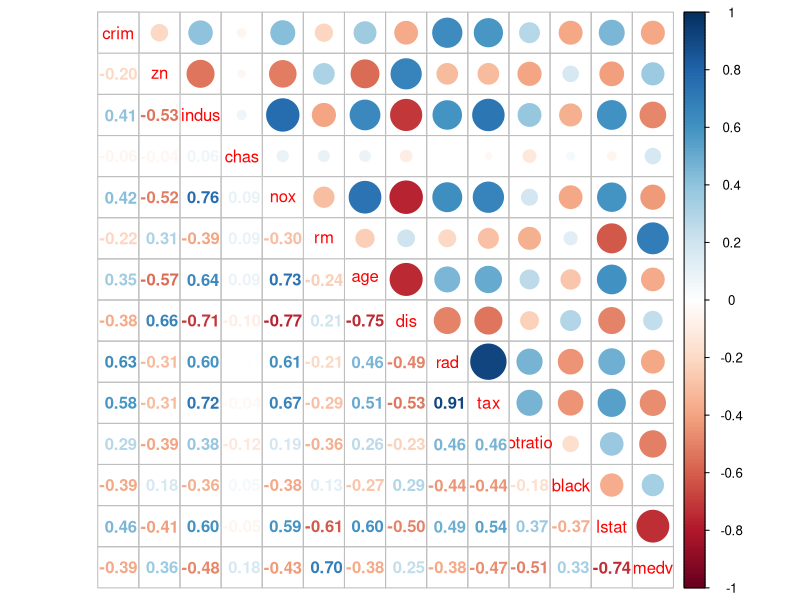
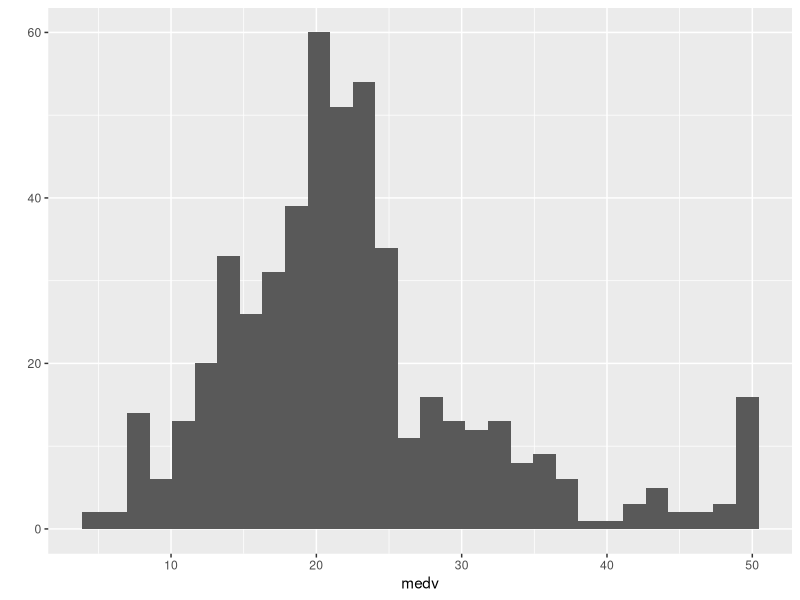
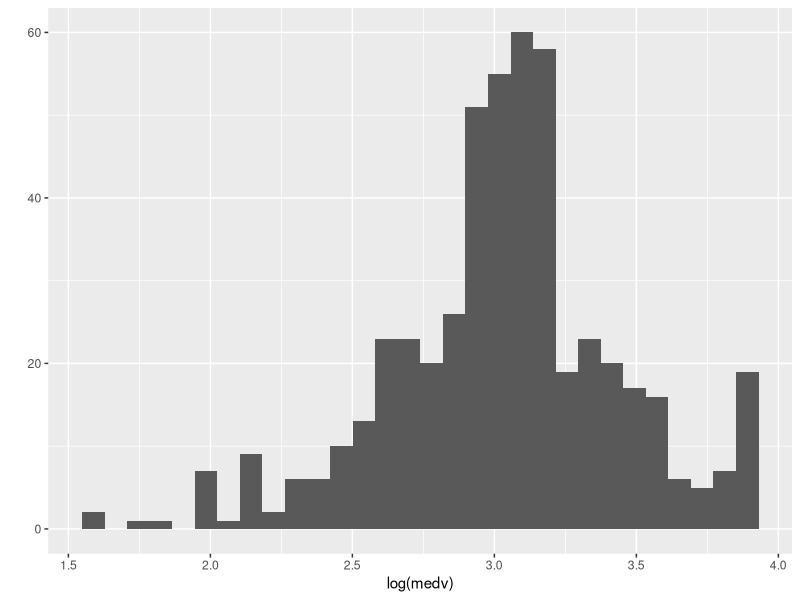
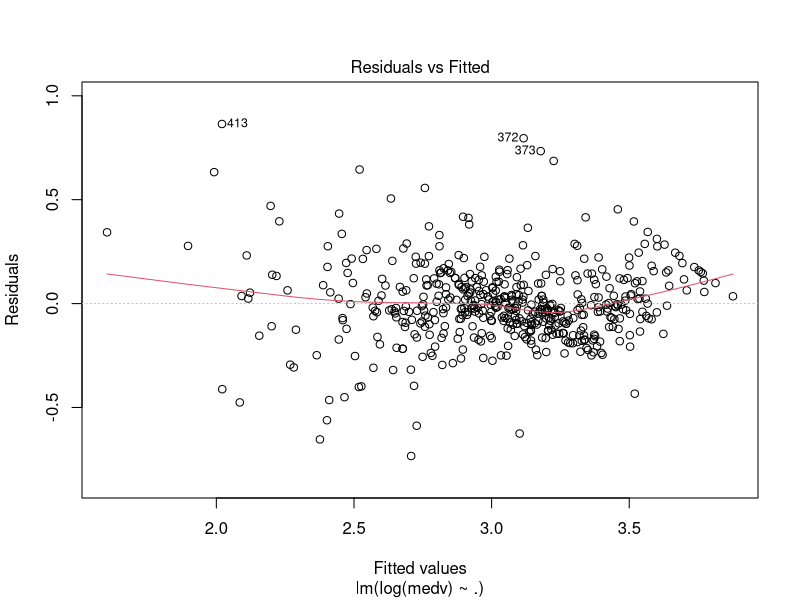
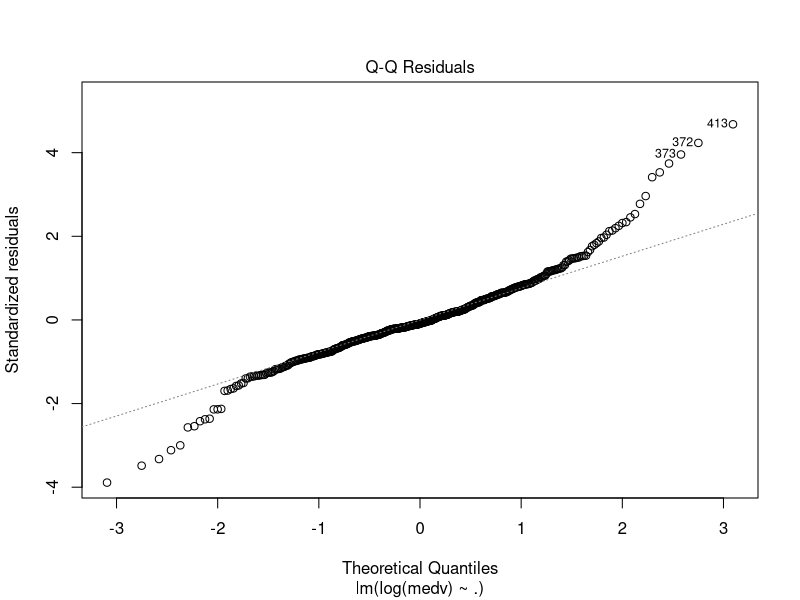
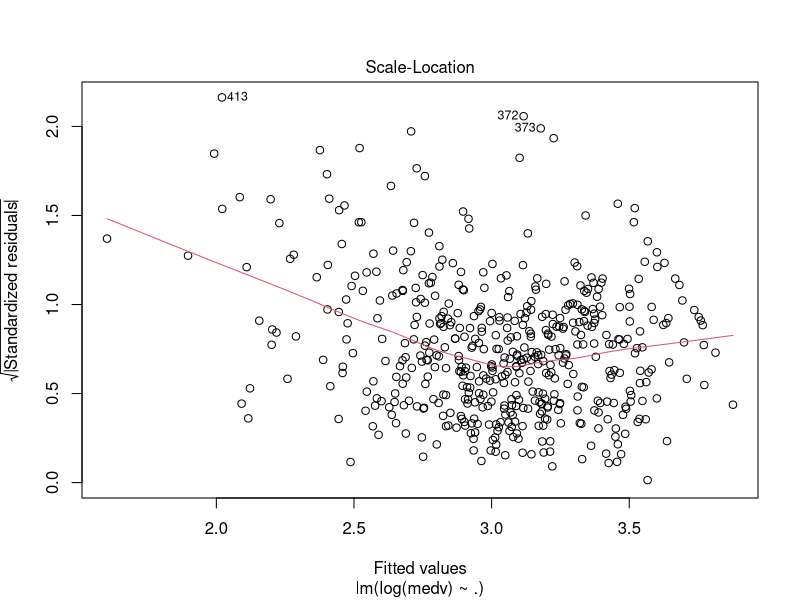
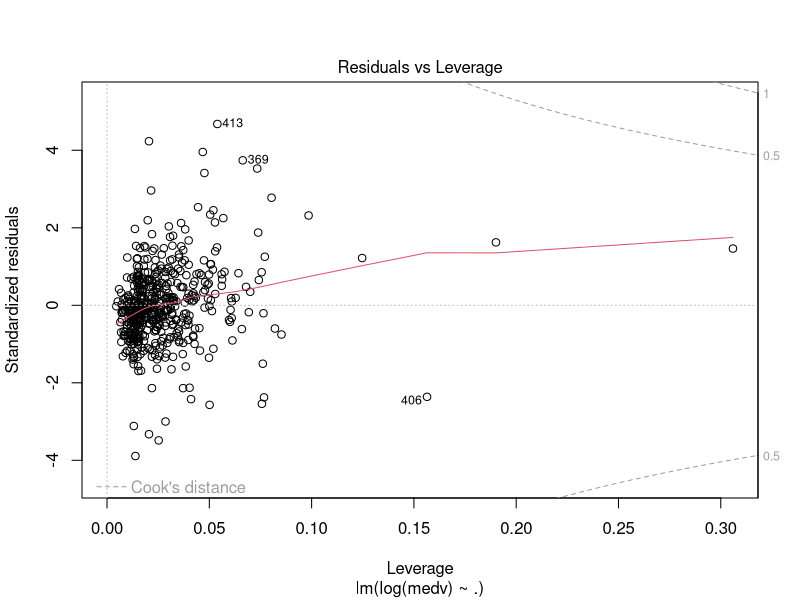
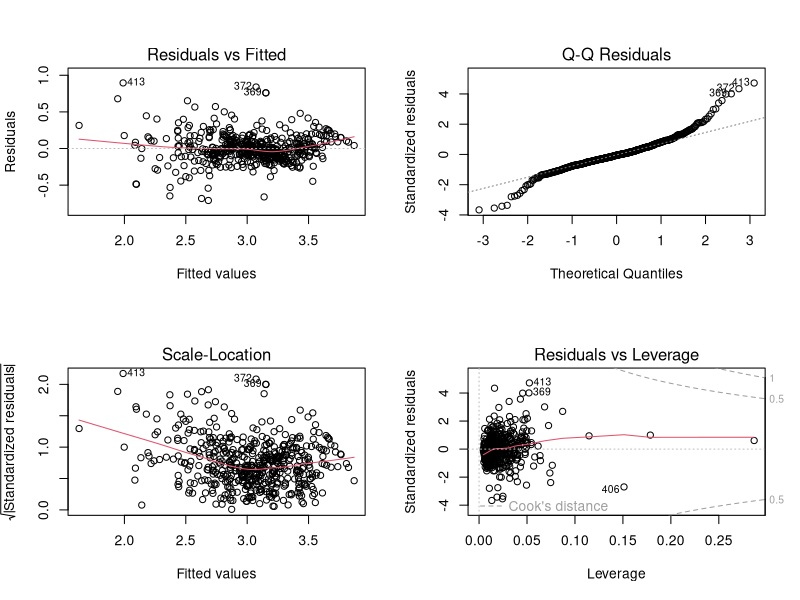

Write the R code that produced these figures, in order. (Note: this script raises an error after producing the figures.)

library(MASS)


# Read in Data ------------------------------------------------------------
df = Boston
# Boston is contained in the MASS package.


# Explore Data ------------------------------------------------------------

summary(df)

library(corrplot)


df_cor = cor(df)
corrplot.mixed(df_cor)

# We can see some features that are highly correlated with eachother. 

library(ggplot2)
qplot(x = medv,data=df,geom ='histogram')
#Slight right skew in the data, to balance, we can take log(medv)
qplot(x=log(medv),data=df,geom='histogram')
#better



# Models ------------------------------------------------------------------

model1 = lm(log(medv)~.,data=df)
summary(model1)
plot(model1)


# Diagonistics and Improving the model ------------------------------------
library(car)
vif(model1)

#Let's try and pick the best model.
step = stepAIC(model1,direction = 'both')
step$anova
step_model= lm(log(medv) ~ crim + zn + chas + nox + rm + dis + rad + tax + ptratio + 
                 black + lstat,data=df)
anova(step_model,model1)
#We were able to remove some predictors that arent that important 
# and enhance our model, but it is not statiscally significant to remove them

vif(step_model)
#Tests for multi-collineratity among predictors
# is >5 remove from model

#Rad is =6.7, so we need to remove this. 

model2 = lm(log(medv) ~ crim + zn + chas + nox + rm + dis +
  tax + ptratio + black + lstat,data=df)
summary(model2)

vif(model2)

#Assumption 2 - mean of residuals ~ 0
mean(model2$residuals)

#Assumption 3 - Equal Variance

par(mfrow=c(2,2))
plot(model2)

## outliers? 

plot(model2)

#let's try to remove point 413,372,369,406

df2=df[-c(413,372,369,406),]

model3 = lm(log(medv) ~ crim + zn + chas + nox + rm + dis +
              tax + ptratio + black + lstat,data=df2)
plot(model3)
summary(model2)
summary(model3)
#Model 3 increased the R2 by .05 compared to model 2

lev = hat(model.matrix(model3))
plot(lev)
#still a very high leveage point. 
df2[lev>.2,]

#381 and 419 are above .2 
#Let's look at the cook's distance


cooks=cooks.distance(model3)
plot(cooks)
points(c(381,419),cooks[c(381,419)],col='red')

#Clearly those points are not outliers or influential. All the data is good now.

#with all the outliers removed, we can incease our model efficeny by stepping

summary(model3)
model3_step=stepAIC(model3,df2)
model3_step$anov
plot(model3_step)
anova(model3,model3_step)
# different enough models. 

final_model
